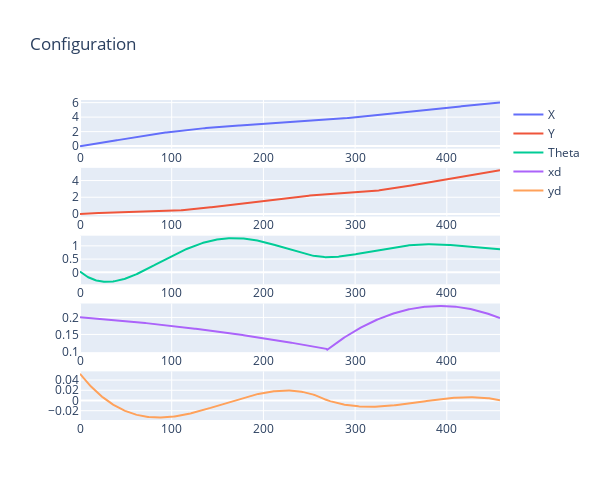
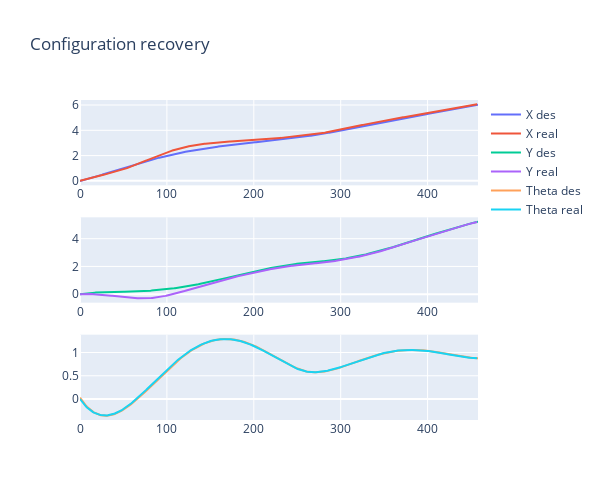
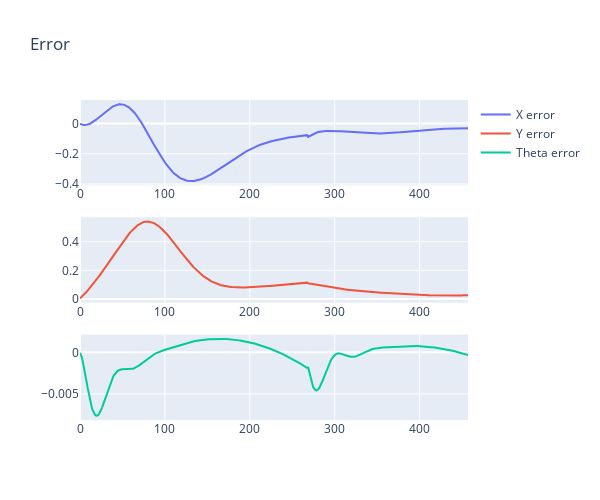
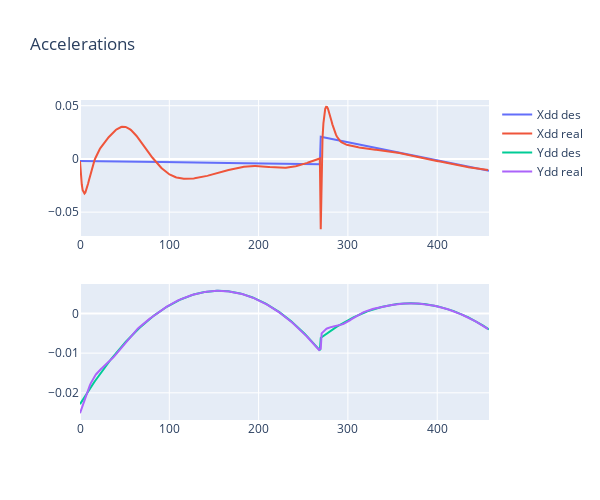

Notebook source saved alongside these figures, in order:
### Code cell
evaluate = State_Reconstruction(rrt.confs, rrt.commands, rrt.accs_robF, jerk)
evaluate.rec_states()
evaluate.plot_stuff()

### Figure 1 — Plotly figure (JSON) as saved in the notebook; plotly's stock layout.template omitted (floating-point values rounded to 4 significant figures; data arrays with more than 128 entries replaced by an {"elided": "..."} marker saying what was removed)
{"data": [{"name": "X ", "type": "scatter", "x": {"elided": "458 float values"}, "xaxis": "x", "y": {"elided": "458 float values"}, "yaxis": "y"}, {"name": "Y ", "type": "scatter", "x": {"elided": "458 float values"}, "xaxis": "x2", "y": {"elided": "458 float values"}, "yaxis": "y2"}, {"name": "Theta ", "type": "scatter", "x": {"elided": "458 float values"}, "xaxis": "x3", "y": {"elided": "458 float values"}, "yaxis": "y3"}, {"name": "xd ", "type": "scatter", "x": {"elided": "458 float values"}, "xaxis": "x4", "y": {"elided": "458 float values"}, "yaxis": "y4"}, {"name": "yd ", "type": "scatter", "x": {"elided": "458 float values"}, "xaxis": "x5", "y": {"elided": "458 float values"}, "yaxis": "y5"}], "layout": {"height": 500, "title": {"text": "Configuration"}, "width": 600, "xaxis": {"anchor": "y", "domain": [0, 1]}, "xaxis2": {"anchor": "y2", "domain": [0, 1]}, "xaxis3": {"anchor": "y3", "domain": [0, 1]}, "xaxis4": {"anchor": "y4", "domain": [0, 1]}, "xaxis5": {"anchor": "y5", "domain": [0, 1]}, "yaxis": {"anchor": "x", "domain": [0.848, 1]}, "yaxis2": {"anchor": "x2", "domain": [0.636, 0.788]}, "yaxis3": {"anchor": "x3", "domain": [0.424, 0.576]}, "yaxis4": {"anchor": "x4", "domain": [0.212, 0.364]}, "yaxis5": {"anchor": "x5", "domain": [0, 0.152]}}}

### Figure 2 — Plotly figure (JSON) as saved in the notebook; plotly's stock layout.template omitted (floating-point values rounded to 4 significant figures; data arrays with more than 128 entries replaced by an {"elided": "..."} marker saying what was removed)
{"data": [{"name": "X des", "type": "scatter", "x": {"elided": "458 float values"}, "xaxis": "x", "y": {"elided": "458 float values"}, "yaxis": "y"}, {"name": "X real", "type": "scatter", "x": {"elided": "458 float values"}, "xaxis": "x", "y": {"elided": "457 float values"}, "yaxis": "y"}, {"name": "Y des", "type": "scatter", "x": {"elided": "458 float values"}, "xaxis": "x2", "y": {"elided": "458 float values"}, "yaxis": "y2"}, {"name": "Y real", "type": "scatter", "x": {"elided": "458 float values"}, "xaxis": "x2", "y": {"elided": "457 float values"}, "yaxis": "y2"}, {"name": "Theta des", "type": "scatter", "x": {"elided": "458 float values"}, "xaxis": "x3", "y": {"elided": "458 float values"}, "yaxis": "y3"}, {"name": "Theta real", "type": "scatter", "x": {"elided": "458 float values"}, "xaxis": "x3", "y": {"elided": "457 float values"}, "yaxis": "y3"}], "layout": {"height": 500, "title": {"text": "Configuration recovery"}, "width": 600, "xaxis": {"anchor": "y", "domain": [0, 1]}, "xaxis2": {"anchor": "y2", "domain": [0, 1]}, "xaxis3": {"anchor": "y3", "domain": [0, 1]}, "yaxis": {"anchor": "x", "domain": [0.7333, 1]}, "yaxis2": {"anchor": "x2", "domain": [0.3667, 0.6333]}, "yaxis3": {"anchor": "x3", "domain": [0, 0.2667]}}}

### Figure 3 — Plotly figure (JSON) as saved in the notebook; plotly's stock layout.template omitted (floating-point values rounded to 4 significant figures; data arrays with more than 128 entries replaced by an {"elided": "..."} marker saying what was removed)
{"data": [{"name": "X error ", "type": "scatter", "x": {"elided": "457 float values"}, "xaxis": "x", "y": {"elided": "457 float values"}, "yaxis": "y"}, {"name": "Y error ", "type": "scatter", "x": {"elided": "457 float values"}, "xaxis": "x2", "y": {"elided": "457 float values"}, "yaxis": "y2"}, {"name": "Theta error ", "type": "scatter", "x": {"elided": "457 float values"}, "xaxis": "x3", "y": {"elided": "457 float values"}, "yaxis": "y3"}], "layout": {"height": 500, "title": {"text": "Error"}, "width": 600, "xaxis": {"anchor": "y", "domain": [0, 1]}, "xaxis2": {"anchor": "y2", "domain": [0, 1]}, "xaxis3": {"anchor": "y3", "domain": [0, 1]}, "yaxis": {"anchor": "x", "domain": [0.7333, 1]}, "yaxis2": {"anchor": "x2", "domain": [0.3667, 0.6333]}, "yaxis3": {"anchor": "x3", "domain": [0, 0.2667]}}}

### Figure 4 — Plotly figure (JSON) as saved in the notebook; plotly's stock layout.template omitted (floating-point values rounded to 4 significant figures; data arrays with more than 128 entries replaced by an {"elided": "..."} marker saying what was removed)
{"data": [{"name": "Xdd des", "type": "scatter", "x": {"elided": "458 float values"}, "xaxis": "x", "y": {"elided": "458 float values"}, "yaxis": "y"}, {"name": "Xdd real", "type": "scatter", "x": {"elided": "458 float values"}, "xaxis": "x", "y": {"elided": "457 float values"}, "yaxis": "y"}, {"name": "Ydd des", "type": "scatter", "x": {"elided": "458 float values"}, "xaxis": "x2", "y": {"elided": "458 float values"}, "yaxis": "y2"}, {"name": "Ydd real", "type": "scatter", "x": {"elided": "458 float values"}, "xaxis": "x2", "y": {"elided": "457 float values"}, "yaxis": "y2"}], "layout": {"height": 500, "title": {"text": "Accelerations"}, "width": 600, "xaxis": {"anchor": "y", "domain": [0, 1]}, "xaxis2": {"anchor": "y2", "domain": [0, 1]}, "yaxis": {"anchor": "x", "domain": [0.575, 1]}, "yaxis2": {"anchor": "x2", "domain": [0, 0.425]}}}
